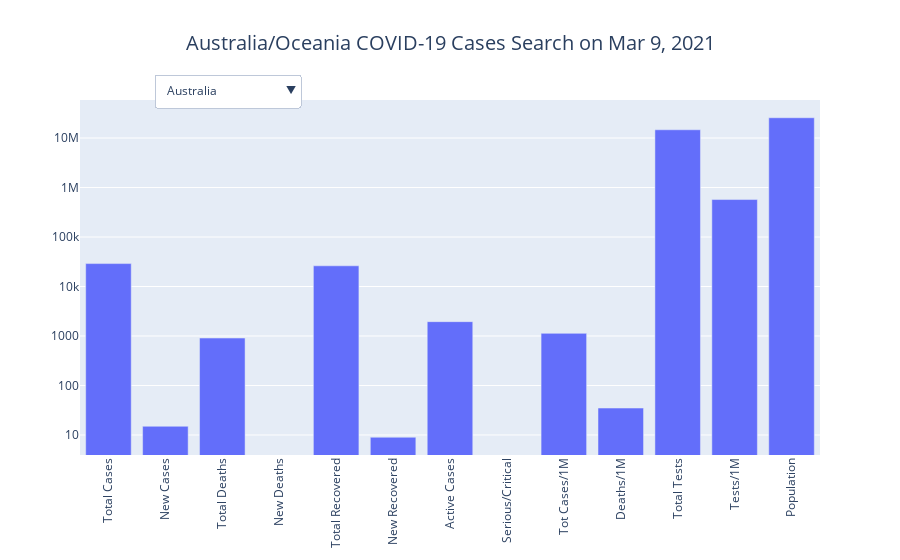

This figure's notebook cell:
### Code cell
country_visualization('Australia/Oceania')

### Figure 1 — Plotly figure (JSON) as saved in the notebook; plotly's stock layout.template omitted (floating-point values rounded to 4 significant figures; data arrays with more than 128 entries replaced by an {"elided": "..."} marker saying what was removed)
{"data": [{"name": "Australia", "type": "bar", "visible": true, "x": ["Total Cases", "New Cases", "Total Deaths", "New Deaths", "Total Recovered", "New Recovered", "Active Cases", "Serious/Critical", "Tot Cases/1M", "Deaths/1M", "Total Tests", "Tests/1M", "Population"], "y": [29061, 15, 909, -1, 26204, 9, 1948, -1, 1131, 35, 14690475, 571556, 25702606]}, {"name": "French Polynesia", "type": "bar", "visible": false, "x": ["Total Cases", "New Cases", "Total Deaths", "New Deaths", "Total Recovered", "New Recovered", "Active Cases", "Serious/Critical", "Tot Cases/1M", "Deaths/1M", "Total Tests", "Tests/1M", "Population"], "y": [18495, 13, 141, -1, 4842, -1, 13512, 2, 65580, 500, 26355, 93449, 282024]}, {"name": "New Zealand", "type": "bar", "visible": false, "x": ["Total Cases", "New Cases", "Total Deaths", "New Deaths", "Total Recovered", "New Recovered", "Active Cases", "Serious/Critical", "Tot Cases/1M", "Deaths/1M", "Total Tests", "Tests/1M", "Population"], "y": [2409, 4, 26, -1, 2304, 3, 79, -1, 482, 5, 1786705, 357191, 5002100]}, {"name": "Papua New Guinea", "type": "bar", "visible": false, "x": ["Total Cases", "New Cases", "Total Deaths", "New Deaths", "Total Recovered", "New Recovered", "Active Cases", "Serious/Critical", "Tot Cases/1M", "Deaths/1M", "Total Tests", "Tests/1M", "Population"], "y": [1670, -1, 16, -1, 846, -1, 808, -1, 184, 2, 47490, 5240, 9062720]}, {"name": "New Caledonia", "type": "bar", "visible": false, "x": ["Total Cases", "New Cases", "Total Deaths", "New Deaths", "Total Recovered", "New Recovered", "Active Cases", "Serious/Critical", "Tot Cases/1M", "Deaths/1M", "Total Tests", "Tests/1M", "Population"], "y": [70, 3, -1, -1, 58, -1, 12, -1, 244, -1, 23793, 82793, 287380]}, {"name": "Fiji", "type": "bar", "visible": false, "x": ["Total Cases", "New Cases", "Total Deaths", "New Deaths", "Total Recovered", "New Recovered", "Active Cases", "Serious/Critical", "Tot Cases/1M", "Deaths/1M", "Total Tests", "Tests/1M", "Population"], "y": [66, -1, 2, -1, 57, -1, 7, -1, 73, 2, 32164, 35702, 900905]}, {"name": "Wallis and Futuna", "type": "bar", "visible": false, "x": ["Total Cases", "New Cases", "Total Deaths", "New Deaths", "Total Recovered", "New Recovered", "Active Cases", "Serious/Critical", "Tot Cases/1M", "Deaths/1M", "Total Tests", "Tests/1M", "Population"], "y": [19, 3, -1, -1, 7, -1, 12, 1, 1711, -1, 1202, 108269, 11102]}, {"name": "Solomon Islands", "type": "bar", "visible": false, "x": ["Total Cases", "New Cases", "Total Deaths", "New Deaths", "Total Recovered", "New Recovered", "Active Cases", "Serious/Critical", "Tot Cases/1M", "Deaths/1M", "Total Tests", "Tests/1M", "Population"], "y": [18, -1, -1, -1, 14, -1, 4, -1, 26, -1, 4500, 6444, 698349]}, {"name": "Samoa", "type": "bar", "visible": false, "x": ["Total Cases", "New Cases", "Total Deaths", "New Deaths", "Total Recovered", "New Recovered", "Active Cases", "Serious/Critical", "Tot Cases/1M", "Deaths/1M", "Total Tests", "Tests/1M", "Population"], "y": [3, -1, -1, -1, 2, -1, 1, -1, 15, -1, -1, -1, 199319]}, {"name": "Vanuatu", "type": "bar", "visible": false, "x": ["Total Cases", "New Cases", "Total Deaths", "New Deaths", "Total Recovered", "New Recovered", "Active Cases", "Serious/Critical", "Tot Cases/1M", "Deaths/1M", "Total Tests", "Tests/1M", "Population"], "y": [3, -1, -1, -1, 1, -1, 2, -1, 10, -1, 470, 1506, 312033]}], "layout": {"title": {"font": {"size": 20}, "text": "Australia/Oceania COVID-19 Cases Search on Mar 9, 2021", "x": 0.5, "xanchor": "center"}, "updatemenus": [{"buttons": [{"args": [{"visible": {"elided": "210 bool values"}}], "label": "Australia", "method": "update"}, {"args": [{"visible": {"elided": "210 bool values"}}], "label": "French Polynesia", "method": "update"}, {"args": [{"visible": {"elided": "210 bool values"}}], "label": "New Zealand", "method": "update"}, {"args": [{"visible": {"elided": "210 bool values"}}], "label": "Papua New Guinea", "method": "update"}, {"args": [{"visible": {"elided": "210 bool values"}}], "label": "New Caledonia", "method": "update"}, {"args": [{"visible": {"elided": "210 bool values"}}], "label": "Fiji", "method": "update"}, {"args": [{"visible": {"elided": "210 bool values"}}], "label": "Wallis and Futuna", "method": "update"}, {"args": [{"visible": {"elided": "210 bool values"}}], "label": "Solomon Islands", "method": "update"}, {"args": [{"visible": {"elided": "210 bool values"}}], "label": "Samoa", "method": "update"}, {"args": [{"visible": {"elided": "210 bool values"}}], "label": "Vanuatu", "method": "update"}], "direction": "down", "pad": {"r": 10, "t": 10}, "showactive": true, "x": 0.1, "xanchor": "left", "y": 1.1, "yanchor": "top"}], "xaxis": {"tickangle": -90}, "yaxis": {"type": "log"}}}
